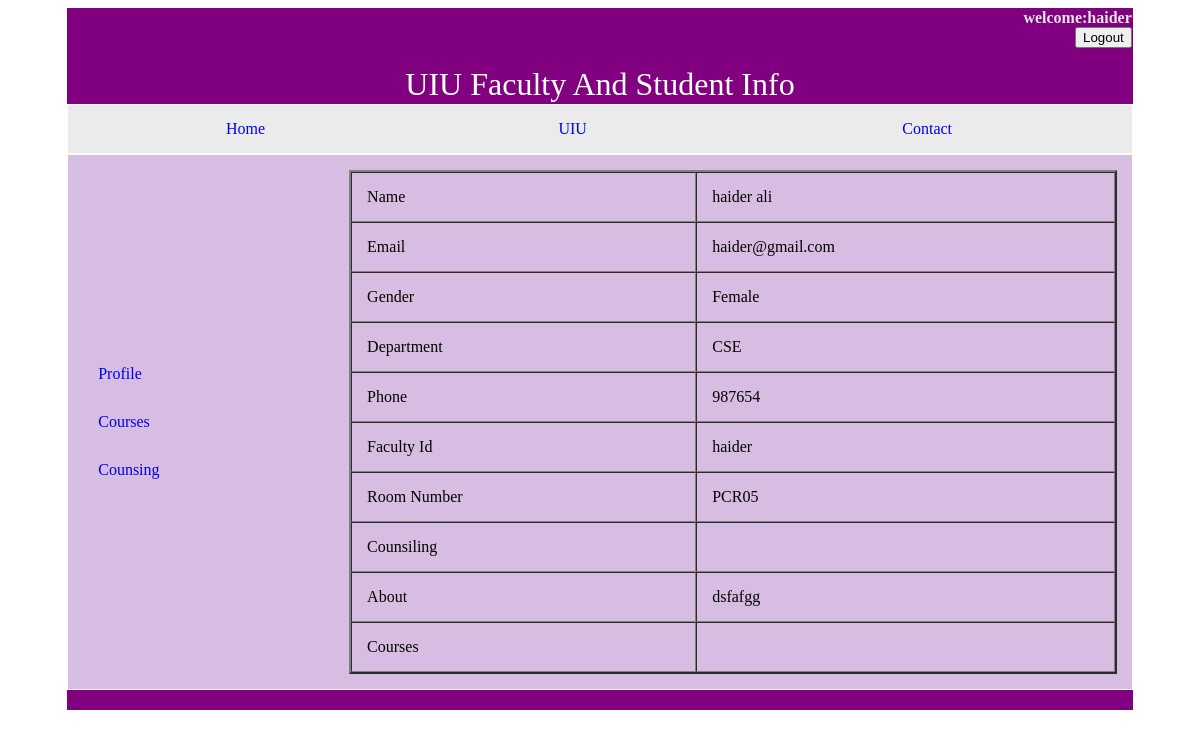
Page /FacultyMainPage.php?login=success (signed in) on the committed database.
### tables this page shows
CREATE TABLE `faculties` (
  `faculty_id` varchar(6) NOT NULL,
  `user_first` varchar(256) NOT NULL,
  `user_last` varchar(256) NOT NULL,
  `user_email` varchar(256) NOT NULL,
  `user_uid` varchar(256) NOT NULL,
  `user_pwd` varchar(256) NOT NULL,
  `gender` varchar(6) NOT NULL,
  `department_name` varchar(20) NOT NULL,
  `room_number` varchar(30) NOT NULL,
  `phone` varchar(14) NOT NULL,
  `about` varchar(1000) NOT NULL
);

### FacultyMainPage.php (the view, shortened to what this page needs)
<?php
include_once('include/dbInc.php');
$id=$_SESSION['u_id'];
?>
<!doctype html>
<html>
<head>
</head>
<body>
<table width="90%" align="center" cellspacing="0" border="0">
    <td height="5px"; bgcolor="purple";
    <p style="color:rgb(230, 230, 230);  text-align:right;  ><a "  ><b><?php echo "welcome:".$_SESSION['u_id'];?>
            <form action="FacultyMainPage.php" method="post"> <button type="submit" name="logout">Logout</button></form></b></p></a></p></td>
    <tbody>
    <tr>
        <td width="50%" align="center" valign="middle" bgcolor="purple" style="font-size: xx-large; color: #FFFFFF;">UIU Faculty And Student Info</td>
    </tr>
    <tr>
        <td align="center" valign="middle"><table width="100%" cellspacing="0" cellpadding="15">
                <tbody>
                <tr>
                    <td bgcolor="#EBEBEB" style="text-align: center"><a href='FacultyMainPage.php'>Home</a>
                    </td>
                    </td>
                    <td bgcolor="#EBEBEB" style="text-align: center"><a href='www.uiu.ac.bd' target="_blank">UIU</a>
                    </td>
                    <td bgcolor="#EBEBEB" style="text-align: center"><a href='contact.php' target="_blank">Contact</a>
                    </td>
                </tr>
                </tbody>
            </table></td>
    <tr>
        <td align="center" valign="middle"><table width="100%" cellspacing="0" cellpadding="15"  bgcolor="#D7BDE2">
                <tbody>
                <tr>
                    <td width="25%"><table width="100%" cellspacing="0" cellpadding="15" bgcolor="#D7BDE2">
                            <tbody>
                            <tr>
                                <td><a href='FacultyProfile.php'>Profile</a></td>
                            </tr>
                            <tr>
                                <td><a href='courseSelect.php'>Courses</a>
                                </td>
                            </tr>
                            <tr>
                                <td><a href='counseling.php'>Counsing</a></td>
                            </tr>
                            </tbody>
                        </table></td>
                    <td width="75%"><table width="100%" border="2" cellpadding="15" cellspacing="0" bgcolor="#D7BDE2">
                            <?php
                            $search_Query = "SELECT * FROM faculties WHERE 	user_uid ='$id'";
                            $search_Result = mysqli_query($con, $search_Query);
                            $row = mysqli_fetch_array($search_Result);
                            ?>
                            <tbody>
                            <tr>
                                <td>Name</td>
                                <td><?php echo $row[1]." ".$row[2];?></td>
                            </tr>
                            <tr>
                                <td>Email</td>
                                <td><?php echo $row[3];?></td>
                            </tr>
                            <tr>
                                <td>Gender</td>
                                <td><?php echo $row[6];?></td>
                            </tr>
                            <tr>
                                <td>Department</td>
                                <td><?php echo $row[7];?></td>
                            </tr>
                            <tr>
                                <td>Phone</td>
                                <td><?php echo $row[9];?></td>
                            </tr>
                            <tr>
                                <td>Faculty Id</td>
                                <td><?php echo $row[0];?></td>
                            </tr>
                            <tr>
                                <td>Room Number</td>
                                <td><?php echo $row[8];?></td>
                            </tr>
                            <tr>
                                <td>Counsiling</td>
                                <?php
                                $rs = mysqli_query($con,"SELECT * FROM `counseling` WHERE faculty_id='$id'") or die ('error getting data.');
                                ?>
                                <td><?php while($row1 = mysqli_fetch_array($rs,MYSQLI_ASSOC)){
                                    }?></td>
                            </tr>
                            <tr>
                                <td>About</td>
                                <td><?php echo $row[10];?></td>
                            </tr>
                            <tr>
                                <td>Courses</td>
                                <td><?php
                                    $rs = mysqli_query($con,"SELECT * FROM `facultycoursebridge` INNER JOIN time_slot ON facultycoursebridge.slot_id=time_slot.slot_id WHERE facultycoursebridge.faculty_id='$id'") or die ('error getting data.');
                                    while($row = mysqli_fetch_array($rs,MYSQLI_ASSOC)){
                                        $slot=$row['start_hour'].":".$row['start_minute']."min - ".$row['end_hour'].":".$row['end_minute']."min";
                                        echo "<b>course:</b>".$row['course_name']."  <b>sec:</b>".$row['section']."  <b>day:</b>".$row['day']."   <b>room:</b>".$row['room_number']."  <b>time:</b>".$slot."<br>";
                                    } ?></td>
                            </tr>
                            </tbody>
                        </table></td>
                </tr>
                </tbody>
            </table></td>
    </tr>
    <tr>
        <td align="center" valign="middle" bgcolor="#800080">&nbsp;</td>
    </tr>
<p>&nbsp;</p>
</body>
</html>

### FacultyMainPage.php (style rules this page uses)
a:link { text-decoration: none; }
body { background-color: #FFFFFF; }
body,td,th { color: #000000; }

### rows in the picture
faculties: user_first "haider", user_last "ali", user_email "haider@gmail.com", gender "Female", department_name "CSE", phone "987654", faculty "haider", room_number "PCR05", about "dsfafgg"

### other values in the picture
$_SESSION['u_id'] "haider"
